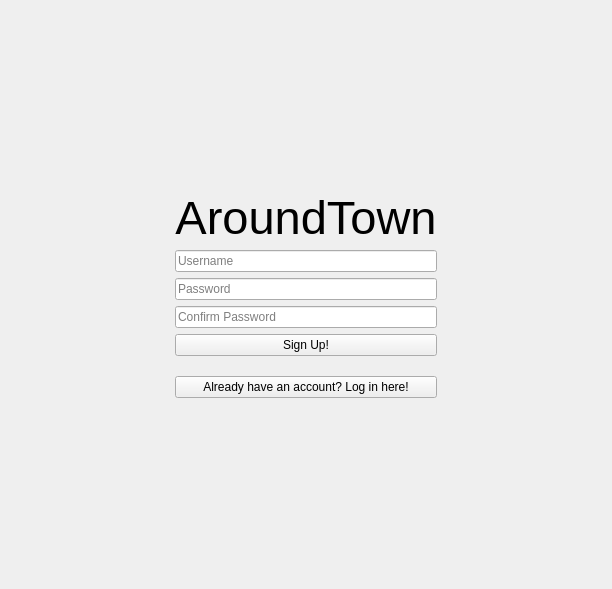
<?xml version="1.0" encoding="UTF-8"?>
<ui version="4.0">
 <class>Form</class>
 <widget class="QWidget" name="Form">
  <property name="geometry">
   <rect>
    <x>0</x>
    <y>0</y>
    <width>612</width>
    <height>589</height>
   </rect>
  </property>
  <property name="windowTitle">
   <string>Form</string>
  </property>
  <layout class="QHBoxLayout" name="horizontalLayout" stretch="0,0,0">
   <item>
    <spacer name="horizontalSpacer">
     <property name="orientation">
      <enum>Qt::Orientation::Horizontal</enum>
     </property>
     <property name="sizeHint" stdset="0">
      <size>
       <width>40</width>
       <height>20</height>
      </size>
     </property>
    </spacer>
   </item>
   <item>
    <widget class="QFrame" name="verticalFrame">
     <layout class="QVBoxLayout" name="verticalLayout">
      <item>
       <spacer name="verticalSpacer">
        <property name="orientation">
         <enum>Qt::Orientation::Vertical</enum>
        </property>
        <property name="sizeHint" stdset="0">
         <size>
          <width>20</width>
          <height>172</height>
         </size>
        </property>
       </spacer>
      </item>
      <item>
       <widget class="QLabel" name="app_title">
        <property name="font">
         <font>
          <pointsize>35</pointsize>
         </font>
        </property>
        <property name="text">
         <string>AroundTown</string>
        </property>
        <property name="alignment">
         <set>Qt::AlignmentFlag::AlignCenter</set>
        </property>
       </widget>
      </item>
      <item>
       <widget class="QLineEdit" name="username_entry">
        <property name="placeholderText">
         <string>Username</string>
        </property>
       </widget>
      </item>
      <item>
       <widget class="QLineEdit" name="password_entry">
        <property name="echoMode">
         <enum>QLineEdit::EchoMode::Password</enum>
        </property>
        <property name="placeholderText">
         <string>Password</string>
        </property>
        <property name="cursorMoveStyle">
         <enum>Qt::CursorMoveStyle::LogicalMoveStyle</enum>
        </property>
       </widget>
      </item>
      <item>
       <widget class="QLineEdit" name="confirm_password_entry">
        <property name="echoMode">
         <enum>QLineEdit::EchoMode::Password</enum>
        </property>
        <property name="placeholderText">
         <string>Confirm Password</string>
        </property>
       </widget>
      </item>
      <item>
       <widget class="QPushButton" name="signup_button">
        <property name="text">
         <string>Sign Up!</string>
        </property>
       </widget>
      </item>
      <item>
       <widget class="QLabel" name="error_label">
        <property name="font">
         <font>
          <pointsize>5</pointsize>
         </font>
        </property>
        <property name="text">
         <string/>
        </property>
       </widget>
      </item>
      <item>
       <widget class="QPushButton" name="login_button">
        <property name="text">
         <string>Already have an account? Log in here!</string>
        </property>
       </widget>
      </item>
      <item>
       <spacer name="verticalSpacer_2">
        <property name="orientation">
         <enum>Qt::Orientation::Vertical</enum>
        </property>
        <property name="sizeHint" stdset="0">
         <size>
          <width>20</width>
          <height>172</height>
         </size>
        </property>
       </spacer>
      </item>
     </layout>
    </widget>
   </item>
   <item>
    <spacer name="horizontalSpacer_2">
     <property name="orientation">
      <enum>Qt::Orientation::Horizontal</enum>
     </property>
     <property name="sizeHint" stdset="0">
      <size>
       <width>40</width>
       <height>20</height>
      </size>
     </property>
    </spacer>
   </item>
  </layout>
 </widget>
 <resources/>
 <connections/>
</ui>
